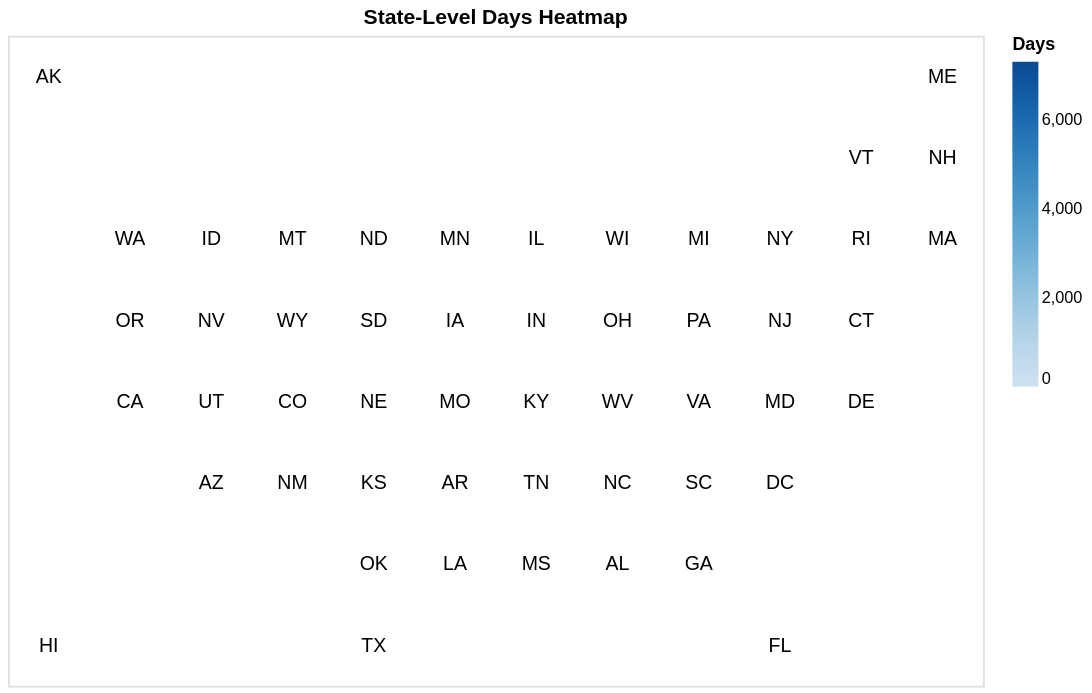

Notebook source saved alongside this figure:
### Code cell
text

### Figure 1 — Vega-Lite specification as saved in the notebook (floating-point values rounded to 4 significant figures)
{"config": {"view": {"continuousWidth": 300, "continuousHeight": 300}}, "data": {"name": "data-274307f5d7d584c89eef2d937706e406"}, "mark": {"type": "text", "align": "center", "baseline": "middle", "fill": "black", "fontSize": 12}, "encoding": {"color": {"field": "days", "legend": {"title": "Days"}, "scale": {"scheme": "blues"}, "type": "quantitative"}, "text": {"field": "code", "type": "ordinal"}, "tooltip": [{"field": "code", "type": "nominal"}, {"field": "days", "type": "quantitative"}], "x": {"axis": null, "field": "col", "type": "ordinal"}, "y": {"axis": null, "field": "row", "type": "ordinal"}}, "height": 400, "title": "State-Level Days Heatmap", "width": 600, "$schema": "https://vega.github.io/schema/vega-lite/v5.20.1.json", "datasets": {"data-274307f5d7d584c89eef2d937706e406": [{"id": 152, "publication": "NPR", "state": "Alaska", "code": "AK", "col": 2, "row": 1, "State": "Alaska", "Abbreviation": "AK", "duration": "days", "estimate": null, "day_multiplier": 2.0, "days": 2.0}, {"id": 153, "publication": "NPR", "state": "Hawaii", "code": "HI", "col": 2, "row": 8, "State": "Hawaii", "Abbreviation": "HI", "duration": "---", "estimate": null, "day_multiplier": 0.0, "days": 0.0}, {"id": 154, "publication": "NPR", "state": "Washington", "code": "WA", "col": 3, "row": 3, "State": "Washington", "Abbreviation": "WA", "duration": "years", "estimate": 8.0, "day_multiplier": 365.0, "days": 2920.0}, {"id": 155, "publication": "NPR", "state": "Oregon", "code": "OR", "col": 3, "row": 4, "State": "Oregon", "Abbreviation": "OR", "duration": "weeks", "estimate": 1.5, "day_multiplier": 7.0, "days": 10.5}, {"id": 156, "publication": "NPR", "state": "California", "code": "CA", "col": 3, "row": 5, "State": "California", "Abbreviation": "CA", "duration": "months", "estimate": 7.0, "day_multiplier": 30.0, "days": 210.0}, {"id": 157, "publication": "NPR", "state": "Idaho", "code": "ID", "col": 4, "row": 3, "State": "Idaho", "Abbreviation": "ID", "duration": "hours", "estimate": null, "day_multiplier": 0.5, "days": 0.5}, {"id": 158, "publication": "NPR", "state": "Nevada", "code": "NV", "col": 4, "row": 4, "State": "Nevada", "Abbreviation": "NV", "duration": "weeks", "estimate": null, "day_multiplier": 7.0, "days": 7.0}, {"id": 159, "publication": "NPR", "state": "Utah", "code": "UT", "col": 4, "row": 5, "State": "Utah", "Abbreviation": "UT", "duration": "days", "estimate": null, "day_multiplier": 4.0, "days": 4.0}, {"id": 160, "publication": "NPR", "state": "Arizona", "code": "AZ", "col": 4, "row": 6, "State": "Arizona", "Abbreviation": "AZ", "duration": "weeks", "estimate": 1.0, "day_multiplier": 7.0, "days": 7.0}, {"id": 161, "publication": "NPR", "state": "Montana", "code": "MT", "col": 5, "row": 3, "State": "Montana", "Abbreviation": "MT", "duration": "hours", "estimate": null, "day_multiplier": 0.5, "days": 0.5}, {"id": 162, "publication": "NPR", "state": "Wyoming", "code": "WY", "col": 5, "row": 4, "State": "Wyoming", "Abbreviation": "WY", "duration": "hours", "estimate": null, "day_multiplier": 0.5, "days": 0.5}, {"id": 163, "publication": "NPR", "state": "Colorado", "code": "CO", "col": 5, "row": 5, "State": "Colorado", "Abbreviation": "CO", "duration": "weeks", "estimate": 2.0, "day_multiplier": 7.0, "days": 14.0}, {"id": 164, "publication": "NPR", "state": "New Mexico", "code": "NM", "col": 5, "row": 6, "State": "New Mexico", "Abbreviation": "NM", "duration": "weeks", "estimate": null, "day_multiplier": 7.0, "days": 7.0}, {"id": 165, "publication": "NPR", "state": "North Dakota", "code": "ND", "col": 6, "row": 3, "State": "North Dakota", "Abbreviation": "ND", "duration": "hours", "estimate": null, "day_multiplier": 0.5, "days": 0.5}, {"id": 166, "publication": "NPR", "state": "South Dakota", "code": "SD", "col": 6, "row": 4, "State": "South Dakota", "Abbreviation": "SD", "duration": "days", "estimate": null, "day_multiplier": 2.0, "days": 2.0}, {"id": 167, "publication": "NPR", "state": "Nebraska", "code": "NE", "col": 6, "row": 5, "State": "Nebraska", "Abbreviation": "NE", "duration": "hours", "estimate": null, "day_multiplier": 0.5, "days": 0.5}, {"id": 168, "publication": "NPR", "state": "Kansas", "code": "KS", "col": 6, "row": 6, "State": "Kansas", "Abbreviation": "KS", "duration": "days", "estimate": null, "day_multiplier": 2.0, "days": 2.0}, {"id": 169, "publication": "NPR", "state": "Oklahoma", "code": "OK", "col": 6, "row": 7, "State": "Oklahoma", "Abbreviation": "OK", "duration": "hours", "estimate": null, "day_multiplier": 0.5, "days": 0.5}, {"id": 170, "publication": "NPR", "state": "Texas", "code": "TX", "col": 6, "row": 8, "State": "Texas", "Abbreviation": "TX", "duration": "days", "estimate": null, "day_multiplier": 4.0, "days": 4.0}, {"id": 171, "publication": "NPR", "state": "Minnesota", "code": "MN", "col": 7, "row": 3, "State": "Minnesota", "Abbreviation": "MN", "duration": "weeks", "estimate": null, "day_multiplier": 7.0, "days": 7.0}, {"id": 172, "publication": "NPR", "state": "Iowa", "code": "IA", "col": 7, "row": 4, "State": "Iowa", "Abbreviation": "IA", "duration": "days", "estimate": null, "day_multiplier": 2.0, "days": 2.0}, {"id": 173, "publication": "NPR", "state": "Missouri", "code": "MO", "col": 7, "row": 5, "State": "Missouri", "Abbreviation": "MO", "duration": "days", "estimate": null, "day_multiplier": 2.0, "days": 2.0}, {"id": 174, "publication": "NPR", "state": "Arkansas", "code": "AR", "col": 7, "row": 6, "State": "Arkansas", "Abbreviation": "AR", "duration": "hours", "estimate": null, "day_multiplier": 0.5, "days": 0.5}, {"id": 175, "publication": "NPR", "state": "Louisiana", "code": "LA", "col": 7, "row": 7, "State": "Louisiana", "Abbreviation": "LA", "duration": "weeks", "estimate": null, "day_multiplier": 7.0, "days": 7.0}, {"id": 176, "publication": "NPR", "state": "Illinois", "code": "IL", "col": 8, "row": 3, "State": "Illinois", "Abbreviation": "IL", "duration": "weeks", "estimate": 2.0, "day_multiplier": 7.0, "days": 14.0}, {"id": 177, "publication": "NPR", "state": "Indiana", "code": "IN", "col": 8, "row": 4, "State": "Indiana", "Abbreviation": "IN", "duration": "days", "estimate": null, "day_multiplier": 2.0, "days": 2.0}, {"id": 178, "publication": "NPR", "state": "Kentucky", "code": "KY", "col": 8, "row": 5, "State": "Kentucky", "Abbreviation": "KY", "duration": "days", "estimate": null, "day_multiplier": 2.0, "days": 2.0}, {"id": 179, "publication": "NPR", "state": "Tennessee", "code": "TN", "col": 8, "row": 6, "State": "Tennessee", "Abbreviation": "TN", "duration": "weeks", "estimate": 1.0, "day_multiplier": 7.0, "days": 7.0}, {"id": 180, "publication": "NPR", "state": "Mississippi", "code": "MS", "col": 8, "row": 7, "State": "Mississippi", "Abbreviation": "MS", "duration": "days", "estimate": null, "day_multiplier": 5.0, "days": 5.0}, {"id": 181, "publication": "NPR", "state": "Wisconsin", "code": "WI", "col": 9, "row": 3, "State": "Wisconsin", "Abbreviation": "WI", "duration": "days", "estimate": null, "day_multiplier": 4.0, "days": 4.0}, {"id": 182, "publication": "NPR", "state": "Ohio", "code": "OH", "col": 9, "row": 4, "State": "Ohio", "Abbreviation": "OH", "duration": "days", "estimate": null, "day_multiplier": 2.0, "days": 2.0}, {"id": 183, "publication": "NPR", "state": "West Virginia", "code": "WV", "col": 9, "row": 5, "State": "West Virginia", "Abbreviation": "WV", "duration": "days", "estimate": null, "day_multiplier": 2.0, "days": 2.0}, {"id": 184, "publication": "NPR", "state": "North Carolina", "code": "NC", "col": 9, "row": 6, "State": "North Carolina", "Abbreviation": "NC", "duration": "weeks", "estimate": 3.0, "day_multiplier": 7.0, "days": 21.0}, {"id": 185, "publication": "NPR", "state": "Alabama", "code": "AL", "col": 9, "row": 7, "State": "Alabama", "Abbreviation": "AL", "duration": "months", "estimate": 9.0, "day_multiplier": 30.0, "days": 270.0}, {"id": 186, "publication": "NPR", "state": "Michigan", "code": "MI", "col": 10, "row": 3, "State": "Michigan", "Abbreviation": "MI", "duration": "months", "estimate": 2.5, "day_multiplier": 30.0, "days": 75.0}, {"id": 187, "publication": "NPR", "state": "Pennsylvania", "code": "PA", "col": 10, "row": 4, "State": "Pennsylvania", "Abbreviation": "PA", "duration": "weeks", "estimate": null, "day_multiplier": 7.0, "days": 7.0}, {"id": 188, "publication": "NPR", "state": "Virginia", "code": "VA", "col": 10, "row": 5, "State": "Virginia", "Abbreviation": "VA", "duration": "years", "estimate": 4.5, "day_multiplier": 365.0, "days": 1642.0}, {"id": 189, "publication": "NPR", "state": "South Carolina", "code": "SC", "col": 10, "row": 6, "State": "South Carolina", "Abbreviation": "SC", "duration": "weeks", "estimate": 2.0, "day_multiplier": 7.0, "days": 14.0}, {"id": 190, "publication": "NPR", "state": "Georgia", "code": "GA", "col": 10, "row": 7, "State": "Georgia", "Abbreviation": "GA", "duration": "weeks", "estimate": null, "day_multiplier": 7.0, "days": 7.0}, {"id": 191, "publication": "NPR", "state": "New York", "code": "NY", "col": 11, "row": 3, "State": "New York", "Abbreviation": "NY", "duration": "months", "estimate": 2.0, "day_multiplier": 30.0, "days": 60.0}, {"id": 192, "publication": "NPR", "state": "New Jersey", "code": "NJ", "col": 11, "row": 4, "State": "New Jersey", "Abbreviation": "NJ", "duration": "days", "estimate": null, "day_multiplier": 2.0, "days": 2.0}, {"id": 193, "publication": "NPR", "state": "Maryland", "code": "MD", "col": 11, "row": 5, "State": "Maryland", "Abbreviation": "MD", "duration": "years", "estimate": 4.0, "day_multiplier": 365.0, "days": 1460.0}, {"id": 194, "publication": "NPR", "state": "DC", "code": "DC", "col": 11, "row": 6, "State": "District of Columbia", "Abbreviation": "DC", "duration": "weeks", "estimate": 4.0, "day_multiplier": 7.0, "days": 28.0}, {"id": 195, "publication": "NPR", "state": "Florida", "code": "FL", "col": 11, "row": 8, "State": "Florida", "Abbreviation": "FL", "duration": "weeks", "estimate": null, "day_multiplier": 7.0, "days": 7.0}, {"id": 196, "publication": "NPR", "state": "Vermont", "code": "VT", "col": 12, "row": 2, "State": "Vermont", "Abbreviation": "VT", "duration": "days", "estimate": null, "day_multiplier": 4.0, "days": 4.0}, {"id": 197, "publication": "NPR", "state": "Rhode Island", "code": "RI", "col": 12, "row": 3, "State": "Rhode Island", "Abbreviation": "RI", "duration": "days", "estimate": null, "day_multiplier": 4.0, "days": 4.0}, {"id": 198, "publication": "NPR", "state": "Connecticut", "code": "CT", "col": 12, "row": 4, "State": "Connecticut", "Abbreviation": "CT", "duration": "days", "estimate": null, "day_multiplier": 3.0, "days": 3.0}, {"id": 199, "publication": "NPR", "state": "Delaware", "code": "DE", "col": 12, "row": 5, "State": "Delaware", "Abbreviation": "DE", "duration": "hours", "estimate": null, "day_multiplier": 3.0, "days": 3.0}, {"id": 200, "publication": "NPR", "state": "Maine", "code": "ME", "col": 13, "row": 1, "State": "Maine", "Abbreviation": "ME", "duration": "weeks", "estimate": 3.0, "day_multiplier": 7.0, "days": 21.0}, {"id": 201, "publication": "NPR", "state": "New Hampshire", "code": "NH", "col": 13, "row": 2, "State": "New Hampshire", "Abbreviation": "NH", "duration": "days", "estimate": null, "day_multiplier": 2.0, "days": 2.0}, {"id": 202, "publication": "NPR", "state": "Massachusetts", "code": "MA", "col": 13, "row": 3, "State": "Massachusetts", "Abbreviation": "MA", "duration": "years", "estimate": 20.0, "day_multiplier": 365.0, "days": 7300.0}]}}
